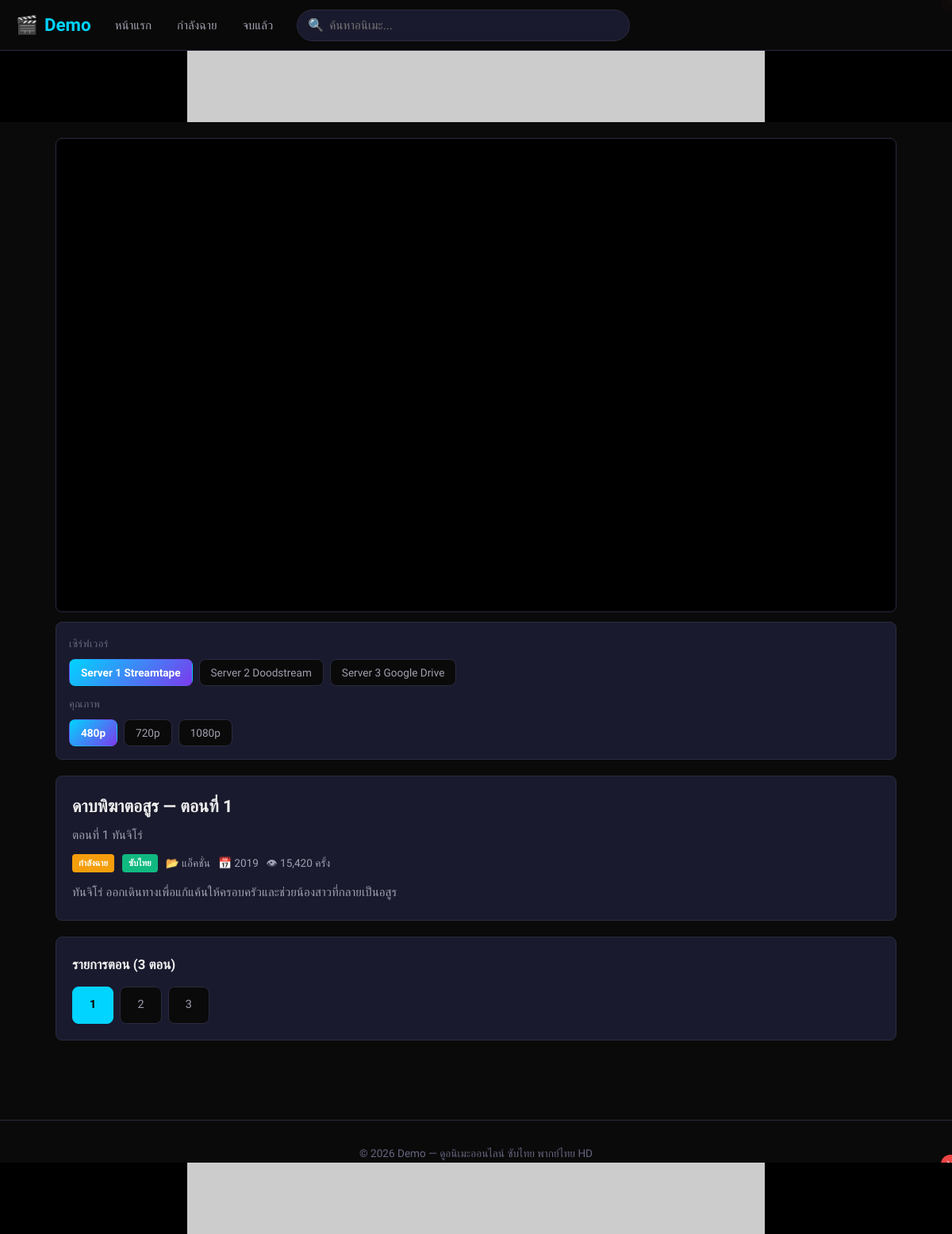
Page /watch.php?id=1 on the committed database.
### tables this page shows
CREATE TABLE banners (
    id INT AUTO_INCREMENT PRIMARY KEY,
    image_url VARCHAR(255) NOT NULL,
    link_url VARCHAR(255) DEFAULT '#',
    position ENUM('left','right','top','bottom') NOT NULL,
    active TINYINT DEFAULT 1,
    expire_date DATE DEFAULT NULL
);

CREATE TABLE video_sources (
    id INT AUTO_INCREMENT PRIMARY KEY,
    episode_id INT NOT NULL,
    server_name VARCHAR(100) NOT NULL,
    embed_url TEXT NOT NULL,
    quality ENUM('480p','720p','1080p') DEFAULT '720p',
    sort_order INT DEFAULT 0,
    FOREIGN KEY (episode_id) REFERENCES episodes(id) ON DELETE CASCADE
);

CREATE TABLE movies (
    id INT AUTO_INCREMENT PRIMARY KEY,
    title VARCHAR(255) NOT NULL,
    title_th VARCHAR(255) NOT NULL,
    description TEXT,
    thumbnail VARCHAR(255) DEFAULT NULL,
    category_id INT DEFAULT NULL,
    status ENUM('ongoing','completed') DEFAULT 'ongoing',
    year INT DEFAULT NULL,
    views INT DEFAULT 0,
    created_at TIMESTAMP DEFAULT CURRENT_TIMESTAMP,
    FOREIGN KEY (category_id) REFERENCES categories(id) ON DELETE SET NULL
);

CREATE TABLE episodes (
    id INT AUTO_INCREMENT PRIMARY KEY,
    movie_id INT NOT NULL,
    episode_number INT NOT NULL,
    episode_title VARCHAR(255) DEFAULT NULL,
    subtitle_type ENUM('sub','dub','both') DEFAULT 'sub',
    FOREIGN KEY (movie_id) REFERENCES movies(id) ON DELETE CASCADE,
    UNIQUE KEY uk_movie_ep (movie_id, episode_number)
);

CREATE TABLE categories (
    id INT AUTO_INCREMENT PRIMARY KEY,
    name VARCHAR(100) NOT NULL,
    name_th VARCHAR(100) NOT NULL
);

### includes/db.php (called while the page is built, shortened)
<?php
function getDB(): PDO
{
    static $pdo = null;
    if ($pdo === null) {
        $dsn = 'mysql:host=' . DB_HOST . ';dbname=' . DB_NAME . ';charset=' . DB_CHARSET;
        $pdo = new PDO($dsn, DB_USER, DB_PASS, [
            PDO::ATTR_ERRMODE            => PDO::ERRMODE_EXCEPTION,
            PDO::ATTR_DEFAULT_FETCH_MODE => PDO::FETCH_ASSOC,
            PDO::ATTR_EMULATE_PREPARES   => false,
            PDO::MYSQL_ATTR_INIT_COMMAND => 'SET NAMES utf8mb4 COLLATE utf8mb4_unicode_ci',
        ]);
    }
    return $pdo;
}
function fetchAll(string $sql, array $params = []): array
{
    $stmt = getDB()->prepare($sql);
    $stmt->execute($params);
    return $stmt->fetchAll();
}
function fetchOne(string $sql, array $params = []): ?array
{
    $stmt = getDB()->prepare($sql);
    $stmt->execute($params);
    $row = $stmt->fetch();
    return $row ?: null;
}
function execute(string $sql, array $params = []): bool
{
    $stmt = getDB()->prepare($sql);
    return $stmt->execute($params);
}

### watch.php (the view, shortened to what this page needs)
<?php
require_once __DIR__ . '/includes/functions.php';
$movieId = isset($_GET['id']) ? (int) $_GET['id'] : 0;
$episodeNum = isset($_GET['ep']) ? (int) $_GET['ep'] : 1;
$movie = getMovieById($movieId);
$episodes = getEpisodes($movieId);
$currentEpisode = getEpisode($movieId, $episodeNum) ?: $episodes[0];
$episodeNum = (int) $currentEpisode['episode_number'];
$sources = getVideoSources((int) $currentEpisode['id']);
require_once __DIR__ . '/includes/header.php';
$servers = [];
$qualities = [];
foreach ($sources as $src) {
    $servers[$src['server_name']] = $src['server_name'];
    $qualities[$src['quality']] = $src['quality'];
}
$defaultSource = $sources[0] ?? null;
$hasTopBanner = !empty($bannersTop);
?>
<div class="watch-container<?= $hasTopBanner ? ' has-top-banner' : '' ?>">
    <div class="video-section">
        <div class="video-player">
            <iframe id="video-frame"
                    src="<?= e($defaultSource['embed_url'] ?? '') ?>"
                    allowfullscreen
                    allow="accelerometer; autoplay; clipboard-write; encrypted-media; gyroscope; picture-in-picture">
            </iframe>
        </div>
        <?php if ($sources): ?>
        <div class="player-controls">
            <div class="control-group">
                <span class="control-label">เซิร์ฟเวอร์</span>
                <div class="btn-group" id="server-buttons">
                    <?php $si = 0; foreach ($servers as $name): ?>
                    <button type="button"
                            class="ctrl-btn server-btn <?= $si === 0 ? 'active' : '' ?>"
                            data-server="<?= e($name) ?>">
                        Server <?= $si + 1 ?> <?= e($name) ?>
                    </button>
                    <?php $si++; endforeach; ?>
                </div>
            </div>
            <div class="control-group">
                <span class="control-label">คุณภาพ</span>
                <div class="btn-group" id="quality-buttons">
                    <?php foreach (['480p', '720p', '1080p'] as $q): if (!isset($qualities[$q])) continue; ?>
                    <button type="button"
                            class="ctrl-btn quality-btn <?= ($defaultSource && $defaultSource['quality'] === $q) ? 'active' : '' ?>"
                            data-quality="<?= $q ?>">
                        <?= $q ?>
                    </button>
                    <?php endforeach; ?>
                </div>
            </div>
        </div>
        <?php endif; ?>
    </div>
    <div class="watch-info">
        <h1><?= e($movie['title_th']) ?> — ตอนที่ <?= $episodeNum ?></h1>
        <?php if ($currentEpisode['episode_title']): ?>
            <p class="ep-title"><?= e($currentEpisode['episode_title']) ?></p>
        <?php endif; ?>
        <div class="watch-meta">
            <?= statusBadge($movie['status']) ?>
            <?= subtitleBadge($currentEpisode['subtitle_type']) ?>
            <?php if ($movie['category_name']): ?><span>📂 <?= e($movie['category_name']) ?></span><?php endif; ?>
            <?php if ($movie['year']): ?><span>📅 <?= (int) $movie['year'] ?></span><?php endif; ?>
            <span>👁 <?= number_format($movie['views']) ?> ครั้ง</span>
        </div>
        <?php if ($movie['description']): ?>
            <p class="watch-desc"><?= e($movie['description']) ?></p>
        <?php endif; ?>
    </div>
    <div class="episode-list">
        <h3>รายการตอน (<?= count($episodes) ?> ตอน)</h3>
        <div class="episode-grid">
            <?php foreach ($episodes as $ep): ?>
            <a href="<?= SITE_URL ?>/watch.php?id=<?= $movieId ?>&ep=<?= $ep['episode_number'] ?>"
               class="episode-btn <?= $ep['episode_number'] == $episodeNum ? 'active' : '' ?>">
                <?= $ep['episode_number'] ?>
            </a>
            <?php endforeach; ?>
        </div>
    </div>
</div>
<?php require_once __DIR__ . '/includes/footer.php'; ?>

### includes/header.php (shortened to what this page needs)
<?php
require_once __DIR__ . '/functions.php';
$currentPage = basename($_SERVER['PHP_SELF'], '.php');
?>
<!DOCTYPE html>
<html lang="th">
<head>
    <link rel="stylesheet" href="<?= SITE_URL ?>/assets/css/style.css">
    <link rel="stylesheet" href="<?= SITE_URL ?>/assets/css/responsive.css">
</head>
<body>
<header class="site-header">
    <a href="<?= SITE_URL ?>/index.php" class="logo">
        <span class="logo-icon">🎬</span> <?= SITE_NAME ?>
    </a>
    <ul class="nav-menu">
        <li><a href="<?= SITE_URL ?>/index.php" class="<?= $currentPage === 'index' ? 'active' : '' ?>">หน้าแรก</a></li>
        <li><a href="<?= SITE_URL ?>/index.php?status=ongoing">กำลังฉาย</a></li>
        <li><a href="<?= SITE_URL ?>/index.php?status=completed">จบแล้ว</a></li>
    </ul>
    <form class="search-form" action="<?= SITE_URL ?>/search.php" method="GET" autocomplete="off">
        <span class="search-icon">🔍</span>
        <input type="text" name="q" id="search-input" placeholder="ค้นหาอนิเมะ..." value="<?= e($_GET['q'] ?? '') ?>">
    </form>
</header>
<?php
$bannersTop = getBanners('top');
if ($bannersTop):
?>
<div class="banner-top">
    <button class="banner-close" data-close="top" aria-label="ปิดแบนเนอร์">✕</button>
    <?php foreach ($bannersTop as $banner): ?>
        <a href="<?= e($banner['link_url']) ?>" target="_blank" rel="noopener noreferrer">
            <img src="<?= e($banner['image_url']) ?>" alt="Banner" width="728" height="90">
        </a>
    <?php endforeach; ?>
</div>
<?php endif; ?>
<?php
$bannersBottom = getBanners('bottom');
if ($bannersBottom):
?>
<div class="banner-bottom" id="banner-bottom" data-side="bottom">
    <button class="banner-close" data-close="bottom" aria-label="ปิดแบนเนอร์">✕</button>
    <?php foreach ($bannersBottom as $banner): ?>
        <a href="<?= e($banner['link_url']) ?>" target="_blank" rel="noopener noreferrer">
        </a>
    <?php endforeach; ?>
</div>
<?php endif; ?>

### includes/functions.php (shortened to what this page needs)
<?php
require_once __DIR__ . '/db.php';
function e(string $str): string
{
    return htmlspecialchars($str, ENT_QUOTES, 'UTF-8');
}
function getBanners(string $position): array
{
    return fetchAll(
        'SELECT * FROM banners
         WHERE position = ? AND active = 1
         AND (expire_date IS NULL OR expire_date >= CURDATE())
         ORDER BY id DESC',
        [$position]
    );
}
function getMovieById(int $id): ?array
{
    return fetchOne(
        'SELECT m.*, c.name_th AS category_name
         FROM movies m LEFT JOIN categories c ON m.category_id = c.id
         WHERE m.id = ?',
        [$id]
    );
}
function getEpisodes(int $movieId): array
{
    return fetchAll(
        'SELECT * FROM episodes WHERE movie_id = ? ORDER BY episode_number ASC',
        [$movieId]
    );
}
function getEpisode(int $movieId, int $episodeNumber): ?array
{
    return fetchOne(
        'SELECT * FROM episodes WHERE movie_id = ? AND episode_number = ?',
        [$movieId, $episodeNumber]
    );
}
function getVideoSources(int $episodeId): array
{
    return fetchAll(
        'SELECT * FROM video_sources WHERE episode_id = ? ORDER BY sort_order ASC, id ASC',
        [$episodeId]
    );
}
function subtitleBadge(string $type): string
{
    return match ($type) {
        'sub'  => '<span class="badge badge-sub">ซับไทย</span>',
        'dub'  => '<span class="badge badge-dub">พากย์ไทย</span>',
        'both' => '<span class="badge badge-both">ซับ+พากย์</span>',
        default => '',
    };
}
function statusBadge(string $status): string
{
    return match ($status) {
        'ongoing'   => '<span class="badge badge-ongoing">กำลังฉาย</span>',
        'completed' => '<span class="badge badge-completed">จบแล้ว</span>',
        default     => '',
    };
}
    ?>

### includes/footer.php (shortened to what this page needs)
<?php
$bannersBottom = getBanners('bottom');
if ($bannersBottom):
?>
<div class="banner-bottom">
    <?php foreach ($bannersBottom as $banner): ?>
        <a href="<?= e($banner['link_url']) ?>" target="_blank" rel="noopener noreferrer">
            <img src="<?= e($banner['image_url']) ?>" alt="Banner" width="728" height="90">
        </a>
    <?php endforeach; ?>
</div>
<?php endif; ?>
<footer class="site-footer">
    <p>&copy; <?= date('Y') ?> <?= SITE_NAME ?> — ดูอนิเมะออนไลน์ ซับไทย พากย์ไทย HD</p>
</footer>
</body>
</html>

### assets/css/responsive.css (style rules this page uses)
a, button, input, select, textarea { transition: all 0.2s ease; }

### rows in the picture
movies: title_th "ดาบพิฆาตอสูร", status "กำลังฉาย", category.name_th "แอ็คชั่น", year "2019", views "15,420", description "ทันจิโร่ ออกเดินทางเพื่อแก้แค้นให้ครอบครัวและช่วยน้องสาวที่กลายเป็นอสูร"
episodes: episode_number "1", episode_title "ตอนที่ 1 ทันจิโร่", subtitle_type "ซับไทย"
episodes: episode_number "2"
episodes: episode_number "3"

### other values in the picture
SITE_NAME "Demo"
$name "Streamtape"
$name "Doodstream"
$name "Google Drive"
$q "480p"
$q "720p"
$q "1080p"
count($episodes) "3"
